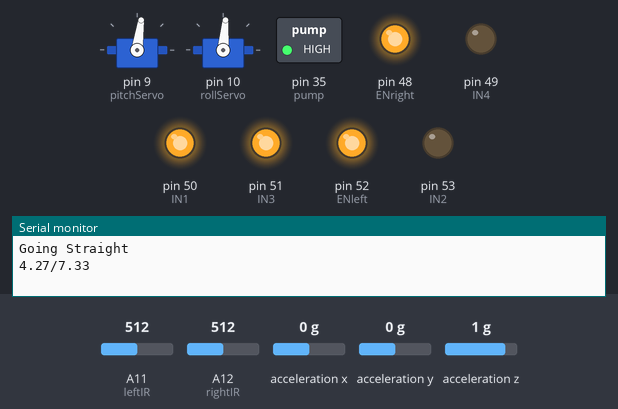
A sketch run on a simulated Arduino Mega 2560, built with avr-gcc and run on an emulated ATmega2560. Shown: 2 × servo, switched loads named in the sketch (green lamp = pin HIGH), output pins drawn as LEDs (lit = HIGH), the last lines printed to the serial monitor. Wiring (inferred from the names in the program): ADXL345 accelerometer at I2C address 0x53. Inputs (shaded band) come from the test bench; at power-on: A11 (leftIR) = 512, A12 (rightIR) = 512, acceleration x 0 g, acceleration y 0 g, acceleration z 1 g.

Above: at 1.8 s.
1.9 s: A11 (leftIR) set to 884
4.2 s: A11 (leftIR) set to 912
At 7.2 s:
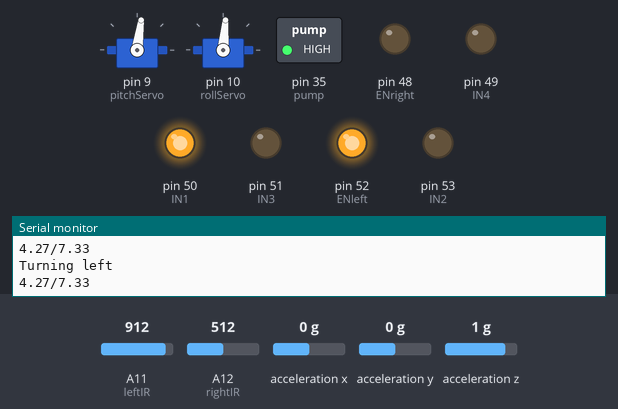
7.5 s: A12 (rightIR) set to 889
10.2 s: A12 (rightIR) set to 909
At 12.4 s:
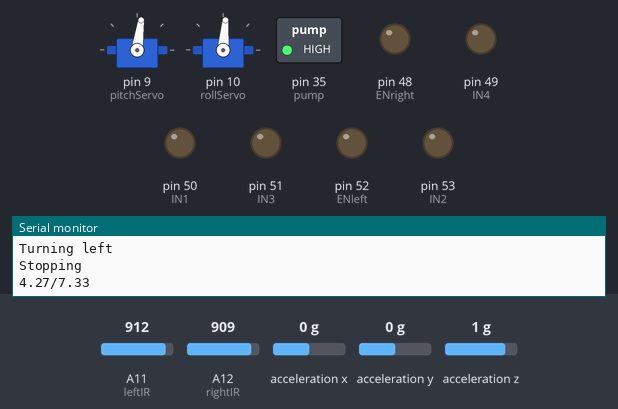
13.5 s: acceleration x set to -1.4 g
At 15.2 s:
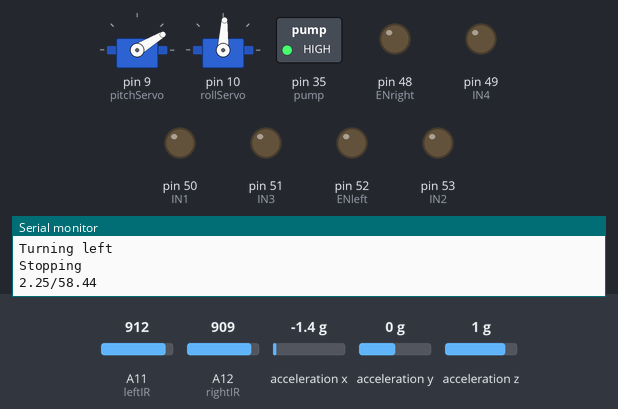
15.5 s: acceleration y set to -1.4 g
At 17.1 s:
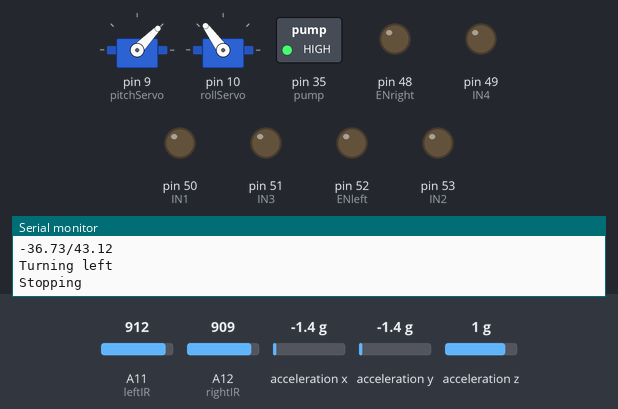
Timing chart, 0 to 18.5 s (numbered marks = the images above; inputs shaded):
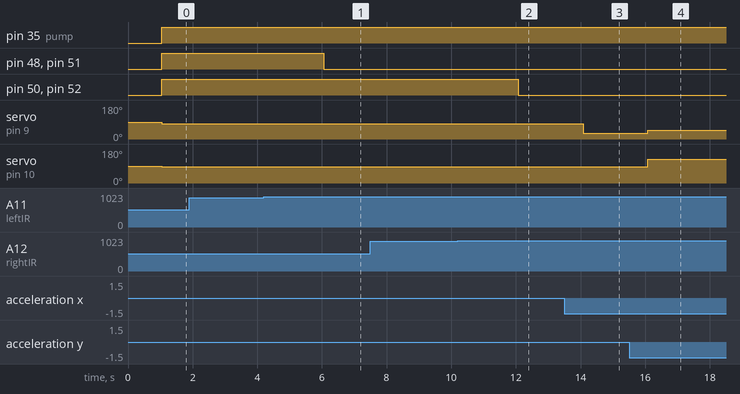

Measured:
- the behaviour switches between 899 and 900 on A11 (leftIR) (found by bisection; images 0 and 1)
- the behaviour switches between 900 and 901 on A12 (rightIR) (found by bisection; images 1 and 2)
- after the input at 4.2 s, pin 48 (ENright), pin 51 (IN3): HIGH → LOW after 1.9 s
- after the input at 10.2 s, pin 50 (IN1), pin 52 (ENleft): HIGH → LOW after 1.9 s
- after the input at 13.5 s, servo on pin 9 (pitchServo): 82° → 31° after 0.58 s; servo on pin 10 (rollServo): 85° → 87° after 0.58 s
- after the input at 15.5 s, servo on pin 9 (pitchServo): 31° → 46° after 0.59 s; servo on pin 10 (rollServo): 87° → 126° after 0.59 s

The sketch:

Follow_line_and_orientation.ino
```cpp
#include <Wire.h>  // Wire library - used for I2C communication
#include <Servo.h>

Servo pitchServo;
Servo rollServo;

int ADXL345 = 0x53; // The ADXL345 sensor I2C address
float X_out, Y_out, Z_out;  // Outputs
float roll,pitch;

#define leftIR A11
#define rightIR A12


#define ENright 48
#define ENleft 52
#define IN1 50
#define IN2 53
#define IN3 51
#define IN4 49

#define pump 35
void setup()
{
  pinMode(leftIR, INPUT);
  pinMode(rightIR, INPUT);

  pinMode(ENright, OUTPUT);
  pinMode(ENleft, OUTPUT);
  pinMode(IN1, OUTPUT);
  pinMode(IN2, OUTPUT);
  pinMode(IN3, OUTPUT);
  pinMode(IN4, OUTPUT);
  pinMode(pump, OUTPUT);

  pitchServo.attach(9);
  rollServo.attach(10);

  Serial.begin(9600); // Initiate serial communication for printing the results on the Serial monitor

  Wire.begin(); // Initiate the Wire library
  // Set ADXL345 in measuring mode
  Wire.beginTransmission(ADXL345); // Start communicating with the device
  Wire.write(0x2D); // Access/ talk to POWER_CTL Register - 0x2D
  // Enable measurement
  Wire.write(8); // Bit D3 High for measuring enable (8dec -> 0000 1000 binary)
  Wire.endTransmission();
  delay(10);
  //Off-set Calibration
  //X-axis
  Wire.beginTransmission(ADXL345);
  Wire.write(0x1E);
  Wire.write(1);
  Wire.endTransmission();
  delay(10);
  //Y-axis
  Wire.beginTransmission(ADXL345);
  Wire.write(0x1F);
  Wire.write(-2);
  Wire.endTransmission();
  delay(10);
  //Z-axis
  Wire.beginTransmission(ADXL345);
  Wire.write(0x20);
  Wire.write(-9);
  Wire.endTransmission();
  delay(10);

  Serial.begin(9600);


}

void TurnLeft()
{
  digitalWrite(ENright, LOW);
  digitalWrite(ENleft, HIGH);
  digitalWrite(IN1, HIGH);
  digitalWrite(IN2, LOW);
  digitalWrite(IN3, LOW);
  digitalWrite(IN4, LOW);
  Serial.println("Turning left");
}

void TurnRight()
{
  digitalWrite(ENright, HIGH);
  digitalWrite(ENleft, LOW);
  digitalWrite(IN1, LOW);
  digitalWrite(IN2, LOW);
  digitalWrite(IN3, HIGH);
  digitalWrite(IN4, LOW);
  Serial.println("Turning right");
}

void goStraight()
{
  digitalWrite(ENright, HIGH);
  digitalWrite(ENleft, HIGH);
  digitalWrite(IN1, HIGH);
  digitalWrite(IN2, LOW);
  digitalWrite(IN3, HIGH);
  digitalWrite(IN4, LOW);
  Serial.println("Going Straight");
}

void stop()
{
  digitalWrite(ENright, LOW);
  digitalWrite(ENleft, LOW);
  digitalWrite(IN1, LOW);
  digitalWrite(IN2, LOW);
  digitalWrite(IN3, LOW);
  digitalWrite(IN4, LOW);
  Serial.println("Stopping");
}

void followLine()
{
  int LeftIR = analogRead(leftIR);
  int RightIR = analogRead(rightIR);

  delay(1000);

  if(LeftIR>=900)
  {
    TurnLeft();
  } else if (LeftIR<900 && RightIR>=900)
  {
    TurnRight();
  } else if (LeftIR<900 && RightIR<900)
  {
    goStraight();
  }

  if(LeftIR>900 && RightIR>900)
  {
    stop();
  }
}
void loop()
{
  followLine();

  digitalWrite(pump,HIGH);
  // === Read acceleromter data === //
  Wire.beginTransmission(ADXL345);
  Wire.write(0x32); // Start with register 0x32 (ACCEL_XOUT_H)
  Wire.endTransmission(false);
  Wire.requestFrom(ADXL345, 6, true); // Read 6 registers total, each axis value is stored in 2 registers
  X_out = ( Wire.read() | Wire.read() << 8); // X-axis value
  X_out = X_out / 256; //For a range of +-2g, we need to divide the raw values by 256, according to the datasheet
  X_out = X_out - 0.12;
  Y_out = ( Wire.read() | Wire.read() << 8); // Y-axis value
  Y_out = Y_out / 256;
  Y_out = Y_out + 0.07;
  Z_out = ( Wire.read() | Wire.read() << 8); // Z-axis value
  Z_out = Z_out / 256;
  Z_out = Z_out - 1.93;
  // Calculate Roll and Pitch (rotation around X-axis, rotation around Y-axis)
  roll = atan(Y_out / sqrt(pow(X_out, 2) + pow(Z_out, 2))) * 180 / PI;
  pitch = atan(-1 * X_out / sqrt(pow(Y_out, 2) + pow(Z_out, 2))) * 180 / PI;
  // Low-pass filter
  Serial.print(roll);
  Serial.print("/");
  Serial.println(pitch);

  rollServo.write(90-roll);
  pitchServo.write(90-pitch);
}
```
